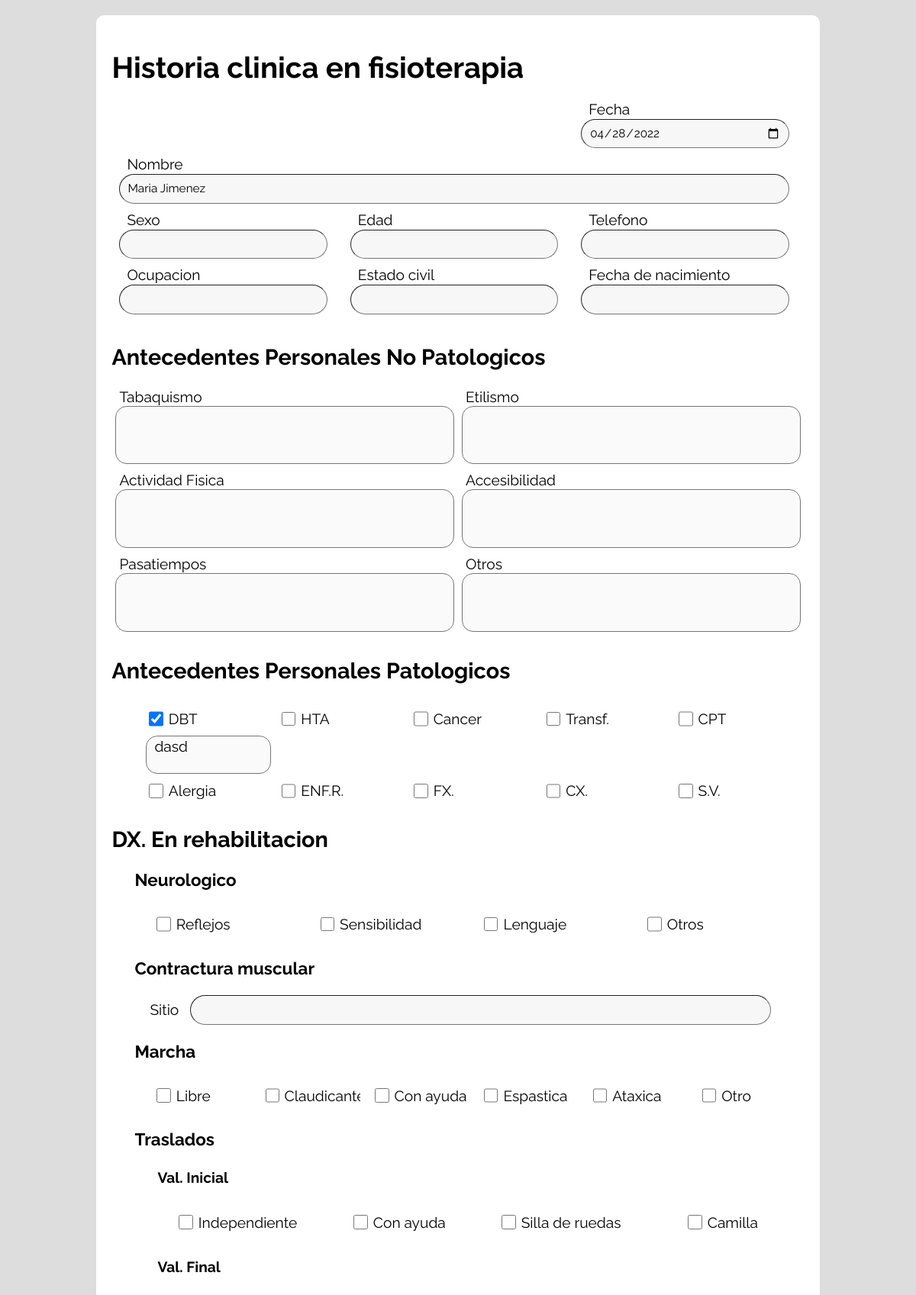
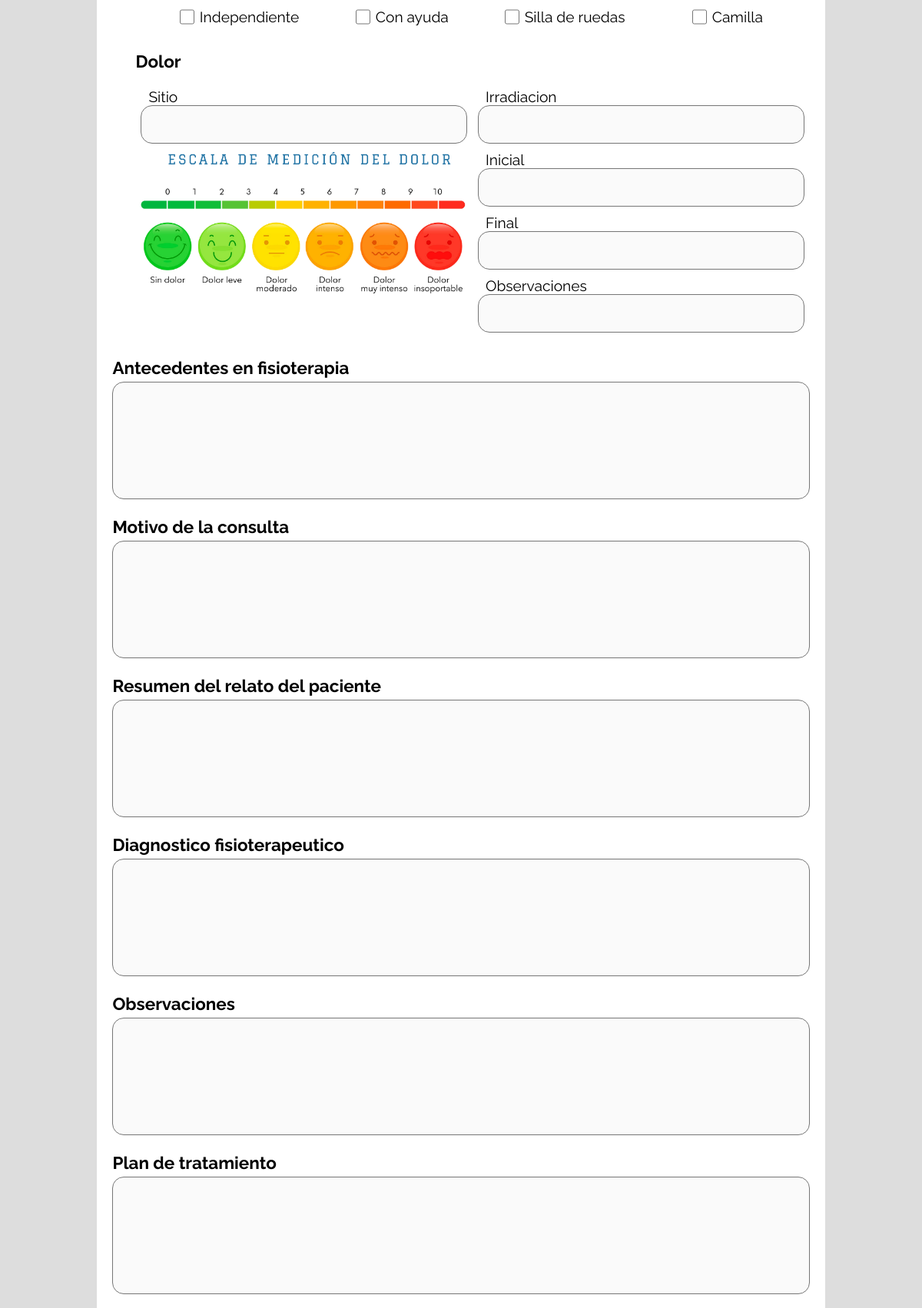
The app's page /edit?id=2 (upper part) with its own data (2 pictures, top to bottom).
### tables this page shows
CREATE TABLE "historial" (
            "id" integer NOT NULL PRIMARY KEY AUTOINCREMENT,
            "created_at" TIMESTAMP NOT NULL DEFAULT CURRENT_TIMESTAMP,
            "updated_at" TIMESTAMP NOT NULL DEFAULT CURRENT_TIMESTAMP,
            "datos_fecha" date NOT NULL,
            "datos_nombre" varchar(100) NOT NULL,
            "datos_sexo" varchar(20) NULL,
            "datos_edad" varchar(5) NULL,
            "datos_telefono" varchar(15) NULL,
            "datos_ocupacion" varchar(20) NULL,
            "datos_estado" varchar(20) NULL,
            "datos_nacimiento" varchar(20) NULL,
            "apnp_tabaquismo" varchar(50) NULL,
            "apnp_etilismo" varchar(50) NULL,
            "apnp_actividad" varchar(50) NULL,
            "apnp_accesibilidad" varchar(50) NULL,
            "apnp_pasatiempos" varchar(50) NULL,
            "apnp_otros" varchar(50) NULL,
            "app_dbt_check" bool NULL,
            "app_dbt_text" varchar(50) NULL,
            "app_hta_check" bool NULL,
            "app_hta_text" varchar(50) NULL,
            "app_cancer_check" bool NULL,
            "app_cancer_text" varchar(50) NULL,
            "app_transf_check" bool NULL,
            "app_transf_text" varchar(50) NULL,
            "app_cpt_check" bool NULL,
            "app_cpt_text" varchar(50) NULL,
            "app_alergia_check" bool NULL,
            "app_alergia_text" varchar(50) NULL,
            "app_enfr_check" bool NULL,
            "app_enfr_text" varchar(50) NULL,
            "app_fx_check" bool NULL,
            "app_fx_text" varchar(50) NULL,
            "app_cx_check" bool NULL,
            "app_cx_text" varchar(50) NULL,
            "app_sv_check" bool NULL,
            "app_sv_text" varchar(50) NULL,
            "neuro_reflejos_check" bool NULL,
            "neuro_sensibilidad_check" bool NULL,
            "neuro_lenguaje_check" bool NULL,
            "neuro_otros_check" bool NULL,
            "neuro_otros_text" varchar(50) NULL,
            "contractura_sitio" varchar(50) NULL,
            "marcha_libre_check" bool NULL,
            "marcha_claudicante_check" bool NULL,
            "marcha_ayuda_check" bool NULL,
            "marcha_espastica_check" bool NULL,
            "marcha_ataxica_check" bool NULL,
            "marcha_otro_check" bool NULL,
            "marcha_otro_text" varchar(50) NULL,
            "vi_independiente_check" bool NULL,
            "vi_ayuda_check" bool NULL,
            "vi_silla_check" bool NULL,
            "vi_camilla_check" bool NULL,
            "vf_independiente_check" bool NULL,
            "vf_ayuda_check" bool NULL,
            "vf_silla_check" bool NULL,
            "vf_camilla_check" bool NULL,
            "dolor_sitio" varchar(50) NULL,
            "dolor_irradiacion" varchar(50) NULL,
            "dolor_inicial" varchar(20) NULL,
            "dolor_final" varchar(20) NULL,
            "dolor_observaciones" varchar(500) NULL,
            "antecedentes" varchar(1000) NULL,
            "motivo" varchar(1000) NULL,
            "resumen" varchar(1000) NULL,
            "diagnostico" varchar(1000) NULL,
            "observaciones" varchar(1000) NULL,
            "plan" varchar(1000) NULL,
            "apendices" varchar(2000) NULL
    );

### App/registros.py (the view, shortened to what this page needs)
@bp.route('/edit', methods=['GET', 'POST'])
def edit():
    id = request.args.get('id', None)
    if request.method == 'GET':
        db, c = get_db()
        c.execute('SELECT * FROM historial WHERE id=?', (id,))
        registro = c.fetchone()
    return render_template('form.html', registro=registro)

### App/templates/form.html (shortened to what this page needs)
<link rel="stylesheet" href="{{url_for('static', filename='css/form.css')}}" />
{% extends "base.html" %} {% block title %}Form{% endblock title %} {% block
content %}
<form method="post">
  <h1>Historia clinica en fisioterapia</h1>
  <div class="datos">
    <div class="space"> </div>
    <div class="space">
    </div>
    <div class="input dato fecha">
      <label for="fecha">Fecha</label>
      <input
        autocomplete: "off"
        type="date"
        value="{{registro.datos_fecha}}"
        class="form-control"
        id="fecha"
        name="datos_fecha"
        required
      />
    </div>
    <div class="input nombre">
      <label for="nombre">Nombre</label>
      <input
        autocomplete="off"
        type="text"
        name="datos_nombre"
        id="nombre"
        value="{{registro.datos_nombre}}"
        required
      />
    </div>
    <div class="input sexo">
      <label for="sexo">Sexo</label>
      <input
        autocomplete="off"
        type="text"
        name="datos_sexo"
        id="sexo"
        value="{{registro.datos_sexo}}"
      />
    </div>
    <div class="input edad">
      <label for="edad">Edad</label>
      <input
        autocomplete="off"
        type="number"
        name="datos_edad"
        id="edad"
        value="{{registro.datos_edad}}"
      />
    </div>
    <div class="input tel">
      <label for="telefono">Telefono</label>
      <input
        autocomplete="off"
        type="number"
        name="datos_telefono"
        id="telefono"
        value="{{registro.datos_telefono}}"
      />
    </div>
    <div class="input ocupacion">
      <label for="ocupacion">Ocupacion</label>
      <input
        autocomplete="off"
        type="text"
        name="datos_ocupacion"
        id="ocupacion"
        value="{{registro.datos_ocupacion}}"
      />
    </div>
    <div class="input estado">
      <label for="estado">Estado civil</label>
      <input
        autocomplete="off"
        type="text"
        name="datos_estado"
        id="estado"
        value="{{registro.datos_estado}}"
      />
    </div>
    <div class="input nacimiento">
      <label for="nacimiento">Fecha de nacimiento</label>
      <input
        autocomplete="off"
        type="text"
        name="datos_nacimiento"
        id="nacimiento"
        value="{{registro.datos_nacimiento}}"
      />
    </div>
  </div>
  <h2>Antecedentes Personales No Patologicos</h2>
  <div class="apnp">
    <div class="input tabaquismo">
      <label for="tabaquismo">Tabaquismo</label>
      <textarea type="text" name="apnp_tabaquismo" id="tabaquismo"
      >{{registro.apnp_tabaquismo}}</textarea>
    </div>
    <div class="input etilismo">
      <label for="Etilismo">Etilismo</label>
      <textarea type="text" name="apnp_etilismo" id="Etilismo"
      >{{registro.apnp_etilismo}}</textarea>
    </div>
    <div class="input act_fis">
      <label for="act_fis">Actividad Fisica</label>
      <textarea type="text" name="apnp_actividad" id="act_fis"
      >{{registro.apnp_actividad}}</textarea>
    </div>
    <div class="input">
      <label for="accesibilidad">Accesibilidad</label>
      <textarea type="text" name="apnp_accesibilidad" id="accesibilidad"
      >{{registro.apnp_accesibilidad}}</textarea>
    </div>
    <div class="input">
      <label for="pasatiempos">Pasatiempos</label>
      <textarea type="text" name="apnp_pasatiempos" id="pasatiempos"
      >{{registro.apnp_pasatiempos}}</textarea>
    </div>
    <div class="input">
      <label for="apnp_otros">Otros</label>
      <textarea type="text" name="apnp_otros" id="apnp_otros"
      >{{registro.apnp_otros}}</textarea>
    </div>
  </div>
  <h2>Antecedentes Personales Patologicos</h2>
  <div class="app">
    <div class="check change">
      <div class="checkbox">
        <input
          type="checkbox"
          id="dbt"
          name="app_dbt_check"
          {% if registro.app_dbt_check %}
          checked
          {% endif %}
        />
        <label for="dbt">DBT</label>
      </div>
      <textarea
        name="app_dbt_text"
        id="dbt_text"
      >{{registro.app_dbt_text}}</textarea>
    </div>
    <div class="check change">
      <div class="checkbox">
        <input
          type="checkbox"
          id="hta"
          name="app_hta_check"
        />
        <label for="hta">HTA</label>
      </div>
    </div>
    <div class="check change">
      <div class="checkbox">
        <input
          type="checkbox"
          id="cancer"
          name="app_cancer_check"
        />
        <label for="cancer">Cancer</label>
      </div>
    </div>
    <div class="check change">
      <div class="checkbox">
        <input
          type="checkbox"
          id="transf"
          name="app_transf_check"
        />
        <label for="transf">Transf.</label>
      </div>
    </div>
    <div class="check change">
      <div class="checkbox">
        <input
          type="checkbox"
          id="cpt"
          name="app_cpt_check"
        />
        <label for="cpt">CPT</label>
      </div>
    </div>
    <div class="check change">
      <div class="checkbox">
        <input
          type="checkbox"
          id="alergia"
          name="app_alergia_check"
        />
        <label for="alergia">Alergia</label>
      </div>
    </div>
    <div class="check change">
      <div class="checkbox">
        <input
          type="checkbox"
          id="enfr"
          name="app_enfr_check"
        />
        <label for="enfr">ENF.R.</label>
      </div>
    </div>
    <div class="check change">
      <div class="checkbox">
        <input
          type="checkbox"
          id="fx"
          name="app_fx_check"
        />
        <label for="fx">FX.</label>
      </div>
    </div>
    <div class="check change">
      <div class="checkbox">
        <input
          type="checkbox"
          id="cx"
          name="app_cx_check"
        />
        <label for="cx">CX.</label>
      </div>
    </div>
    <div class="check change">
      <div class="checkbox">
        <input
          type="checkbox"
          id="sv"
          name="app_sv_check"
        />
        <label for="sv">S.V.</label>
      </div>
    </div>
  </div>
  <h2>DX. En rehabilitacion</h2>
  <div class="rehabilitacion">
    <h3>Neurologico</h3>
    <div class="neuro">
      <div class="check">
        <div class="checkbox">
          <input
            type="checkbox"
            name="neuro_reflejos_check"
            id="reflejos"
          />
          <label for="reflejos">Reflejos</label>
        </div>
      </div>
      <div class="check">
        <div class="checkbox">
          <input
            type="checkbox"
            name="neuro_sensibilidad_check"
            id="sensibilidad"
          />
          <label for="sensibilidad">Sensibilidad</label>
        </div>
      </div>
      <div class="check">
        <div class="checkbox">
          <input
            type="checkbox"
            name="neuro_lenguaje_check"
            id="lenguaje"
          />
          <label for="lenguaje">Lenguaje</label>
        </div>
      </div>
      <div class="check change">
        <div class="checkbox">
          <input
            type="checkbox"
            name="neuro_otros_check"
            id="n_otros"
          />
          <label for="neuro_otros">Otros</label>
        </div>
      </div>
    </div>
    <h3>Contractura muscular</h3>
    <div class="contractura">
      <label for="contractura">Sitio</label>
      <input
        autocomplete="off"
        type="text"
        name="contractura_sitio"
        id="contractura"
        value="{{registro.contractura_sitio}}"
      />
    </div>
    <h3>Marcha</h3>
    <div class="marcha">
      <div class="check">
        <div class="checkbox">
          <input
            type="checkbox"
            name="marcha_libre_check"
            id="libre"
          />
          <label for="libre">Libre</label>
        </div>
      </div>
      <div class="check">
        <div class="checkbox">
          <input
            type="checkbox"
            name="marcha_claudicante_check"
            id="claudicante"
          />
          <label for="claudicante">Claudicante</label>
        </div>
      </div>
      <div class="check">
        <div class="checkbox">
          <input
            type="checkbox"
            name="marcha_ayuda_check"
            id="ayuda"
          />
          <label for="ayuda">Con ayuda</label>
        </div>
      </div>
      <div class="check">
        <div class="checkbox">
          <input
            type="checkbox"
            name="marcha_espastica_check"
            id="espastica"
          />
          <label for="espastica">Espastica</label>
        </div>
      </div>
      <div class="check">
        <div class="checkbox">
          <input
            type="checkbox"
            name="marcha_ataxica_check"
            id="ataxica"
          />
          <label for="ataxica">Ataxica</label>
        </div>
      </div>
      <div class="check change">
        <div class="checkbox">
          <input
            type="checkbox"
            name="marcha_otro_check"
            id="m_otro"
          />
          <label for="m_otro">Otro</label>
        </div>
      </div>
    </div>
    <h3>Traslados</h3>
    <div class="traslados">
      <h4>Val. Inicial</h4>
      <div class="vi">
        <div class="check">
          <input
            type="checkbox"
            name="vi_independiente_check"
            id="vi_independiente"
          />
          <label for="vi_independiente">Independiente</label>
        </div>
        <div class="check">
          <input
            type="checkbox"
            name="vi_ayuda_check"
            id="vi_ayuda"
          />
          <label for="vi_ayuda">Con ayuda</label>
        </div>
        <div class="check">
          <input
            type="checkbox"
            name="vi_silla_check"
            id="vi_silla"
          />
          <label for="vi_silla">Silla de ruedas</label>
        </div>
        <div class="check">
          <input
            type="checkbox"
            name="vi_camilla_check"
            id="vi_camilla"
          />
          <label for="vi_camilla">Camilla</label>
        </div>
      </div>
      <h4>Val. Final</h4>
      <div class="vf">
        <div class="check">
          <input
            type="checkbox"
            name="vf_independiente_check"
            id="vf_independiente"
          />
          <label for="vf_independiente">Independiente</label>
        </div>
        <div class="check">
          <input
            type="checkbox"
            name="vf_ayuda_check"
            id="vf_ayuda"
          />
          <label for="vf_ayuda">Con ayuda</label>
        </div>
        <div class="check">
          <input
            type="checkbox"
            name="vf_silla_check"
            id="vf_silla"
          />
          <label for="vf_silla">Silla de ruedas</label>
        </div>
        <div class="check">
          <input
            type="checkbox"
            name="vf_camilla_check"
            id="vf_camilla"
          />
          <label for="vf_camilla">Camilla</label>
        </div>
      </div>
    </div>
    <h3>Dolor</h3>
    <div class="dolor">
      <div class="input">
        <label for="d_sitio">Sitio</label>
        <textarea name="dolor_sitio" id="d_sitio">{{registro.dolor_sitio}}</textarea>
      </div>
      <div class="input">
        <label for="irradiacion">Irradiacion</label>
        <textarea name="dolor_irradiacion" id="irradiacion"
        >{{registro.dolor_irradiacion}}</textarea>
      </div>
      <div class="input">
        <label for="inicial">Inicial</label>
        <textarea name="dolor_inicial" id="inicial">{{registro.dolor_inicial}}</textarea>
      </div>
      <div class="input">
        <label for="final">Final</label>
        <textarea name="dolor_final" id="final">{{registro.dolor_final}}</textarea>
      </div>
      <div class="input">
        <label for="d_observaciones">Observaciones</label>
        <textarea name="dolor_observaciones" id="dolor_observaciones"
        >{{registro.dolor_observaciones}}</textarea>
      </div>
      <img src="{{url_for('static',filename='assets/img.png')}}" />
    </div>
  </div>
  <div class="ultimos">
    <h3>Antecedentes en fisioterapia</h3>
    <textarea name="antecedentes" id="antecedentes">{{registro.antecedentes}}</textarea>
    <h3>Motivo de la consulta</h3>
    <textarea name="motivo" id="motivo">{{registro.motivo}}</textarea>
    <h3>Resumen del relato del paciente</h3>
    <textarea name="resumen" id="resumen">{{registro.resumen}}</textarea>
    <h3>Diagnostico fisioterapeutico</h3>
    <textarea name="diagnostico" id="diagnostico">{{registro.diagnostico}}</textarea>
    <h3>Observaciones</h3>
    <textarea name="observaciones" id="observaciones">{{registro.observaciones}}</textarea>
    <h3>Plan de tratamiento</h3>
    <textarea name="plan" id="plan">{{registro.plan}}</textarea>
  </div>
</form>
{% endblock content %}

### records on screen
historial: datos_fecha "04/28/2022", datos_nombre "Maria Jimenez", app_dbt_check "☑", app_dbt_text "dasd"
